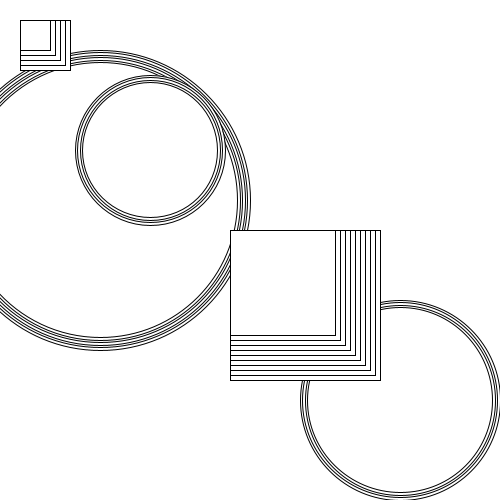
Frame 1 (no input)
Frame 60 (the mouse pressed at the canvas centre just before this capture): identical to frame 1, image omitted
Frame 120 (the mouse held since frame 60 and released just before this capture): identical to frame 1, image omitted

The Processing sketch that drew this single still picture (run headless with seeded random() and noise(); from frame 60 on, the mouse is pressed at the canvas centre):

// Processing sketch: sketch_21_2
// ── sketch_21_2.pde

void setup() {
  size(500,500);
}

void draw () {
  background (255);
  myFunction(300, 300, 100, 200);
  myFunction(200, 200, 400, 400);
  myFunction(150, 200, 150, 150);
  weirdSqaure(150,100,230,230); 
  weirdSqaure(50,50,20,20); 
}

void myFunction(int size, int number, int x, int y) {
  
  for (int counter = number; counter > 15; counter-=50) {
    ellipse(x,y,size,size);
    size-=5;
  }
  
}

void weirdSqaure (int size, int number, int x, int y) {
  for (int counter = number; counter > 5; counter-=10) {
    rect(x,y,size,size);
    size-=5;
  }
  
}
